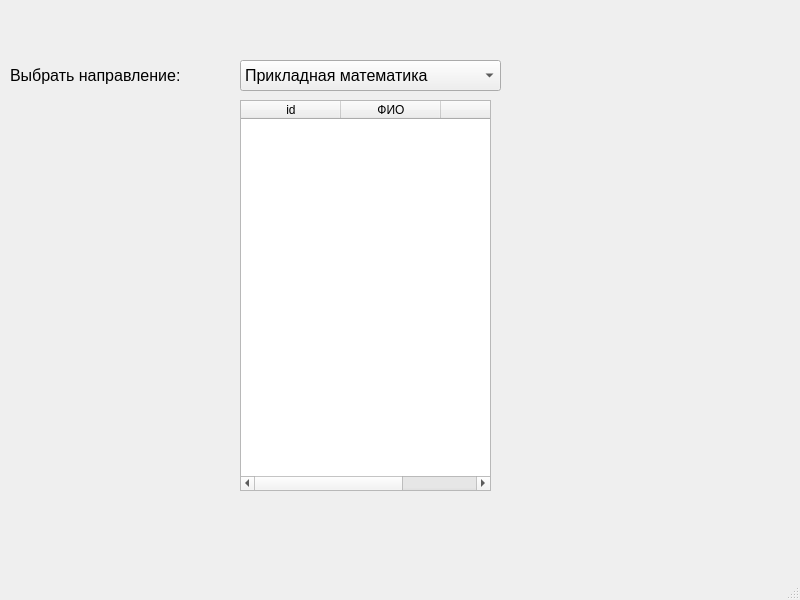
<?xml version="1.0" encoding="UTF-8"?>
<ui version="4.0">
 <class>MainWindow</class>
 <widget class="QMainWindow" name="MainWindow">
  <property name="geometry">
   <rect>
    <x>0</x>
    <y>0</y>
    <width>800</width>
    <height>600</height>
   </rect>
  </property>
  <property name="windowTitle">
   <string>MainWindow</string>
  </property>
  <widget class="QWidget" name="centralwidget">
   <widget class="QTableWidget" name="tableWidget">
    <property name="geometry">
     <rect>
      <x>240</x>
      <y>100</y>
      <width>251</width>
      <height>391</height>
     </rect>
    </property>
    <column>
     <property name="text">
      <string>id</string>
     </property>
    </column>
    <column>
     <property name="text">
      <string>ФИО</string>
     </property>
    </column>
    <column>
     <property name="text">
      <string/>
     </property>
    </column>
   </widget>
   <widget class="QComboBox" name="comboBox">
    <property name="geometry">
     <rect>
      <x>240</x>
      <y>60</y>
      <width>261</width>
      <height>31</height>
     </rect>
    </property>
    <property name="font">
     <font>
      <pointsize>12</pointsize>
     </font>
    </property>
    <item>
     <property name="text">
      <string>Прикладная математика</string>
     </property>
    </item>
    <item>
     <property name="text">
      <string>Информатика и вычислительная техника</string>
     </property>
    </item>
    <item>
     <property name="text">
      <string>Автоматизация и управление в технических системах</string>
     </property>
    </item>
    <item>
     <property name="text">
      <string>Инфокоммуникационные технологии</string>
     </property>
    </item>
    <item>
     <property name="text">
      <string>Защещенные сети и системы</string>
     </property>
    </item>
   </widget>
   <widget class="QLabel" name="label">
    <property name="geometry">
     <rect>
      <x>10</x>
      <y>60</y>
      <width>221</width>
      <height>31</height>
     </rect>
    </property>
    <property name="font">
     <font>
      <pointsize>12</pointsize>
     </font>
    </property>
    <property name="text">
     <string>Выбрать направление:</string>
    </property>
   </widget>
  </widget>
  <widget class="QStatusBar" name="statusbar"/>
 </widget>
 <resources/>
 <connections/>
</ui>
